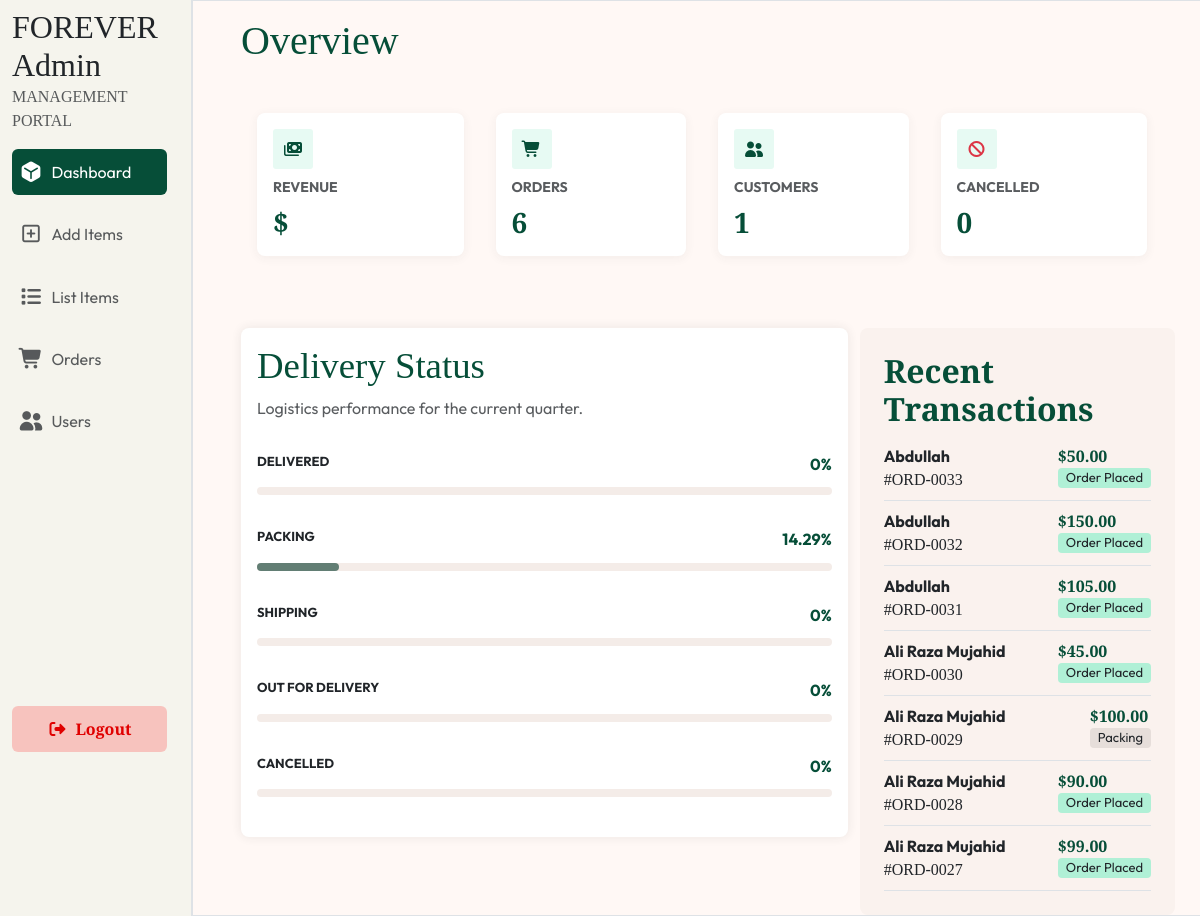
The app's page /admin/statistics.php (signed in) with its own data.
### tables this page shows
CREATE TABLE `orders` (
  `id` int(11) NOT NULL,
  `productid` int(11) DEFAULT NULL,
  `title` varchar(100) DEFAULT NULL,
  `image` varchar(100) DEFAULT NULL,
  `quantity` int(11) DEFAULT NULL,
  `size` varchar(10) DEFAULT NULL,
  `first_name` varchar(100) NOT NULL,
  `last_name` varchar(100) NOT NULL,
  `email_address` varchar(100) NOT NULL,
  `street` varchar(500) NOT NULL,
  `city` varchar(100) NOT NULL,
  `state` varchar(100) NOT NULL,
  `zip_code` int(11) NOT NULL,
  `country` varchar(100) NOT NULL,
  `phone` varchar(100) NOT NULL,
  `unitprice` int(11) DEFAULT NULL,
  `totalprice` int(11) DEFAULT NULL,
  `username` varchar(100) DEFAULT NULL,
  `status` varchar(50) DEFAULT 'Pending',
  `pay_method` varchar(50) DEFAULT NULL,
  `track_id` varchar(300) DEFAULT NULL,
  `order_date` varchar(50) DEFAULT NULL,
  `order_status` varchar(100) DEFAULT 'order placed'
   
   
);

### admin/statistics.php (the view, shortened to what this page needs)
<!DOCTYPE html>
<html lang="en">
<head>
    <link rel="stylesheet" href="../css/bootstrap.css">
    <link rel="stylesheet" href="../css/bootstrap.min.css">
    <link rel="stylesheet" href="../css/main.css">
    <link rel="stylesheet" href="../css/utilities.css">
    <link rel="stylesheet" href="https://cdnjs.cloudflare.com/ajax/libs/font-awesome/7.0.1/css/all.min.css" />
    <link href="https://unpkg.com/aos@2.3.1/dist/aos.css" rel="stylesheet">
</head>
<body>
<section class='dashboard-page overflow-hidden position-relative'>
    <div class="container-fluid p-0">
        <div class="row p-0">
            <div class="col-2 p-0 border-end" style='background-color:#F5F4ED;'>
                <?php
                    include "sidebar.php";
                    $query = "SELECT *, SUM(totalprice) AS revenue FROM orders WHERE order_status = 'deliverd'";
                    $result = mysqli_query($conn, $query);
                    $revenue = mysqli_fetch_assoc($result);
                    $query1 = "SELECT COUNT(order_status) AS place_orders FROM orders WHERE order_status = 'order placed'";
                    $result1 = mysqli_query($conn, $query1);
                    $placeOrder = mysqli_fetch_assoc($result1);
                    $query2 = "SELECT COUNT(user_role) AS customer FROM users WHERE user_role = 'reader'";
                    $result2 = mysqli_query($conn, $query2);
                    $customers = mysqli_fetch_assoc($result2);
                    $query3 = "SELECT COUNT(order_status) AS c_order FROM orders WHERE order_status = 'cancelled'";
                    $result3 = mysqli_query($conn, $query3);
                    $cancelledOrder = mysqli_fetch_assoc($result3);
                 ?>
            </div>
            <div  class="col-10 px-md-5 border " style='background-color:#FFF8F5;'>
                <div>
                    <h2 class='my-3 fs-1' style='color:#064E38;'>Overview</h2>
                </div>
                <div data-aos="fade-up" data-aos-duration="1000" class="row g-0 mt-md-4 px-3 py-4">
                    <div class="col-md-6 col-lg-3 mt-4 mt-lg-0 pe-md-3" >
                        <div class='rounded-3 dashboard-cards bg-white p-3' style='box-shadow:0 2px 10px 1px rgba(51, 51, 51,.05);'>
                            <i class="fa-solid fa-money-bills fs-6 me-2"></i>
                            <p class='text-muted mb-2 text-uppercase' style='font-size:15px;'>Revenue</p>
                            <h3 class='m-0 fs-3 fw-bold'>$ <?php echo $revenue['revenue']; ?></h3>
                        </div>
                    </div>
                    <div class="col-md-6 col-lg-3 mt-4 mt-lg-0 px-lg-3">
                        <div class='rounded-3 dashboard-cards bg-white p-3' style='box-shadow:0 2px 10px 1px rgba(51, 51, 51,.05);'>
                            <i class="fa-solid fa-cart-shopping fs-6 me-2"></i>
                            <p class='text-muted mb-2 text-uppercase' style='font-size:15px;'>Orders</p>
                            <h3 class='m-0 fs-3 fw-bold'><?php echo $placeOrder['place_orders'] ?></h3>
                        </div>
                    </div>
                    <div class="col-md-6 col-lg-3 mt-4 mt-lg-0 pe-md-3 px-lg-3">
                        <div class='rounded-3 dashboard-cards bg-white p-3' style='box-shadow:0 2px 10px 1px rgba(51, 51, 51,.05);'>
                            <i class="fa-solid fa-user-group fs-6 me-2"></i>
                            <p class='text-muted mb-2 text-uppercase' style='font-size:15px;'>Customers</p>
                            <h3 class='m-0 fs-3 fw-bold'><?php echo $customers['customer'] ?></h3>
                        </div>
                    </div>
                    <div class="col-md-6 col-lg-3 mt-4 mt-lg-0  ps-lg-3">
                        <div class='rounded-3 dashboard-cards bg-white p-3' style='box-shadow:0 2px 10px 1px rgba(51, 51, 51,.05);'>
                            <i class="fa-solid fa-ban text-danger fs-6 me-2"></i>
                            <p class='text-muted mb-2 text-uppercase' style='font-size:15px;'>Cancelled</p>
                            <h3 class='m-0 fs-3 fw-bold'><?php echo $cancelledOrder['c_order'] ?></h3>
                        </div>
                    </div>
                </div>
                <div data-aos="fade-up" data-aos-duration="3000" class="row">
                    <div class="col-lg-8 mt-5" >
                        <?php
                            $totalOrders = "SELECT COUNT(*) as total FROM orders";
                            $result12 = mysqli_query($conn, $totalOrders);
                            $orders = mysqli_fetch_assoc($result12);
                            $total_orders = $orders['total'];
                            $query7 = "SELECT COUNT(*) AS average FROM orders WHERE order_status = 'deliverd'";
                            $result7 = mysqli_query($conn, $query7);
                            $row7 = mysqli_fetch_assoc($result7);
                            $deliver_avg = round(($row7['average']/$total_orders) * 100, 2);
                            $query8 = "SELECT COUNT(*) AS packing FROM orders WHERE order_status = 'packing'";
                            $result8 = mysqli_query($conn, $query8);
                            $row8 = mysqli_fetch_assoc($result8);
                            $packing_avg = round(($row8['packing']/$total_orders) * 100, 2);
                            $query9 = "SELECT COUNT(*) AS shipped FROM orders WHERE order_status = 'shipped'";
                            $result9 = mysqli_query($conn, $query9);
                            $row9 = mysqli_fetch_assoc($result9);
                            $shipping_avg = round(($row9['shipped']/$total_orders) * 100, 2);
                            $query10 = "SELECT COUNT(*) AS out_delivered FROM orders WHERE order_status = 'out for delivery'";
                            $result10 = mysqli_query($conn, $query10);
                            $row10 = mysqli_fetch_assoc($result10);
                            $outdelivery_avg = round(($row10['out_delivered']/$total_orders) * 100, 2);
                            $query11 = "SELECT COUNT(*) AS cancelled FROM orders WHERE order_status = 'cancelled'";
                            $result11 = mysqli_query($conn, $query11);
                            $row11 = mysqli_fetch_assoc($result11);
                            $cancelled_avg = round(($row11['cancelled']/$total_orders)*100,2);
                        ?>
                        <div  class='p-3 overflow-hidden delivery-status bg-white rounded-3' style='box-shadow:0 0 10px 1px rgba(51, 51, 51,.08);'>
                            <h1>Delivery Status</h1>
                            <p class='text-muted mb-4'>Logistics performance for the current quarter.</p>
                            <div class='mb-3 py-2'>
                                <div class='d-flex justify-content-between'>
                                    <div class='d-flex align-items-center'>
                                        <p class='mb-0 text-uppercase text-dark fw-bold mb-3' style='font-size:13px;'>Delivered</p>
                                    </div>
                                    <p class='mb-0 fw-bold' style='color:#064E38;'><?php echo $deliver_avg ?>%</p>
                                </div>
                                <div class='w-100 rounded-2' style='background-color:#F4ECE8;'>
                                </div>
                            </div>
                            <div class='mb-3 py-2'>
                                <div class='d-flex justify-content-between'>
                                    <div class='d-flex align-items-center'>
                                        <p class='mb-0 text-dark fw-bold mb-3 text-uppercase' style='font-size:13px;'>Packing</p>
                                    </div>
                                    <p class='mb-0 fw-bold' style='color:#064E38;'><?php echo $packing_avg ?>%</p>
                                </div>
                                <div class='w-100 rounded-2' style='background-color:#F4ECE8;'>
                                    <div class='rounded-2' style='background-color:#627E74;height:8px;width:<?php echo $packing_avg ?>%;'></div>
                                </div>
                            </div>
                            <div class='mb-3 py-2'>
                                <div class='d-flex justify-content-between'>
                                    <div class='d-flex align-items-center'>
                                        <p class='mb-0 text-uppercase text-dark fw-bold mb-3' style='font-size:13px;'>Shipping</p>
                                    </div>
                                    <p class='mb-0 fw-bold'  style='color:#064E38;'><?php echo $shipping_avg ?>%</p>
                                </div>
                                <div class='w-100 rounded-2' style='background-color:#F4ECE8;'>
                                </div>
                            </div>
                            <div class='mb-3 py-2'>
                                <div class='d-flex justify-content-between'>
                                    <div class='d-flex align-items-center'>
                                        <p class='mb-0 text-dark fw-bold mb-3 text-uppercase' style='font-size:13px;'>Out for delivery</p>
                                    </div>
                                    <p class='mb-0 fw-bold' style='color:#064E38;'><?php echo $outdelivery_avg ?>%</p>
                                </div>
                                <div class='w-100 rounded-2' style='background-color:#F4ECE8;'>
                                </div>
                            </div>
                            <div class='mb-3 py-2'>
                                <div class='d-flex justify-content-between'>
                                    <div class='d-flex align-items-center'>
                                        <p class='mb-0 text-dark fw-bold mb-3 text-uppercase' style='font-size:13px;'>Cancelled</p>
                                    </div>
                                    <p class='mb-0 fw-bold'style='color:#064E38;'><?php echo $cancelled_avg ?>%</p>
                                </div>
                                <div class='w-100 rounded-2' style='background-color:#F4ECE8;'>
                                </div>
                            </div>
                        </div>
                    </div>
                    <div class="col-lg-4 mt-5 rounded-3 p-4" style='background-color:#FAF2EE;'>
                        <h2 class='fw-bold' style='color:#064E38;'>Recent  Transactions</h2>
                        <div>
                            <?php
                                $query6 = "SELECT * FROM orders ORDER BY id DESC LIMIT 0,7";
                                $result6 = mysqli_query($conn, $query6);
                                if(mysqli_num_rows($result6) > 0){
                                    while($row6 = mysqli_fetch_assoc($result6)){
                                        $textColor = '';
                                        if($row6['order_status'] === 'order placed'){
                                            $textColor = '#B0F0D6';
                                        }else if($row6['order_status'] === 'deliverd'){
                                            $textColor = '#B0F0D6';
                                        }else if($row6['order_status'] === 'packing'){
                                            $textColor = '#E6DEDA';
                                        }else if($row6['order_status'] === 'shipped'){
                                            $textColor = '#E6DEDA';
                                        }else if($row6['order_status'] === 'out of delivery'){
                                            $textColor = '#E6DEDA';
                                        }else if($row6['order_status'] === 'cancelled'){
                                            $textColor = '#FFDAD6';
                                        }
                                        echo "<div class='d-flex transaction justify-content-between border-bottom py-2'>
                                                <div>
                                                    <p class='mb-0 text-dark' >{$row6['username']}</p>
                                                    <p class='mb-0'>#ORD-00{$row6['id']}</p>
                                                </div>
                                                <div>
                                                    <p class='mb-0 fw-bold text-right' style='color:#064E38;'><span>$</span>{$row6['unitprice']}.00</p>
                                                    <p class='mb-0 text-dark rounded-1 px-2 text-capitalize' style='font-size:13px;background-color:{$textColor};'>{$row6['order_status']}</p>
                                                </div>
                                            </div>";
                                    }
                                }else{
                                    echo "No recent orders";
                                }
                            ?>
                        </div>
                    </div>
                </div>
            </div>
        </div>
    </div>
</section>
</body>
</html>

### css/main.css (style rules this page uses)
* { margin: 0; padding: 0; box-sizing: border-box; }
body { font-family: "Playfair", serif; overflow-x: hidden; background-color: #fff; }
.user-card, .delivery-status, .dashboard-cards { transition: transform .20s ease; }
.dashboard-cards i { color:#064E38; height:40px; text-align: center; line-height: 40px; border-radius: 3px; margin-bottom: .5rem; width: 40px; background-color:#E7FAF3; }
.dashboard-cards p { font-size: 14px !important; font-weight: bold; font-family: "Outfit", sans-serif; }
.dashboard-cards h3 { color:#064E38 !important; font-size: 1.2rem; }
.delivery-status h1 { color:#064E38; font-size: 2.3rem; }
.delivery-status p { font-size: 16px; font-family: "Outfit", sans-serif; }
.transaction div:first-child > p:first-child { font-size: 16px; font-family: "Outfit", sans-serif; font-weight: bold; }
.transaction div:last-child > p:last-child { font-family: "Outfit", sans-serif; }

### records on screen
orders: username "Abdullah", id "33", unitprice "50", order_status "Order Placed"
orders: username "Abdullah", id "32", unitprice "150", order_status "Order Placed"
orders: username "Abdullah", id "31", unitprice "105", order_status "Order Placed"
orders: username "Ali Raza Mujahid", id "30", unitprice "45", order_status "Order Placed"
orders: username "Ali Raza Mujahid", id "29", unitprice "100", order_status "Packing"
orders: username "Ali Raza Mujahid", id "28", unitprice "90", order_status "Order Placed"
orders: username "Ali Raza Mujahid", id "27", unitprice "99", order_status "Order Placed"

### other values on screen
$placeOrder['place_orders'] "6"
$customers['customer'] "1"
$cancelledOrder['c_order'] "0"
$deliver_avg "0"
$packing_avg "14.29"
$shipping_avg "0"
$outdelivery_avg "0"
$cancelled_avg "0"
